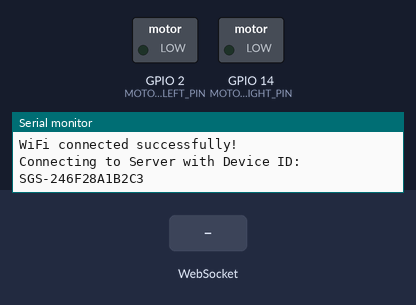
The sketch below on a simulated ESP32-S3. On the bench: switched loads named in the sketch (green lamp = pin HIGH), the last lines printed to the serial monitor. The inputs (shaded band) are chosen by the test bench. WiFi joins after 1.5 s; servers stay silent unless stated; I2S audio is not simulated (input reads silence); the camera gives no picture.

Above: at 6.0 s.
6.1 s: WebSocket text "ALERT: MOTOR_LEFT" received
At 6.6 s:
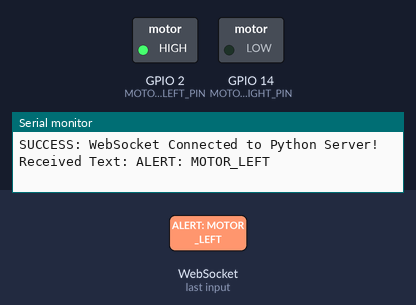
8.2 s: WebSocket text "ALERT: MOTOR_RIGHT" received
At 8.6 s:
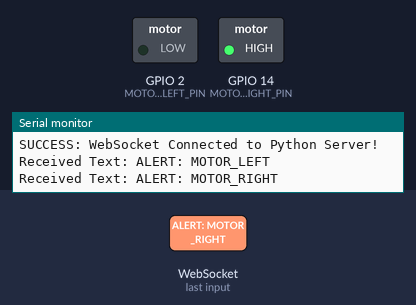
10.3 s: WebSocket text "ALERT: MOTOR_BOTH" received
At 10.6 s:
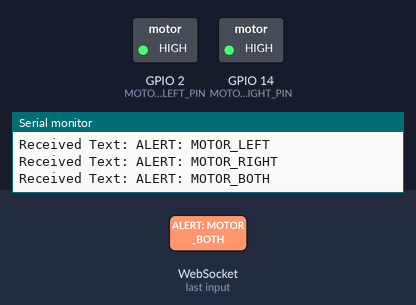
Timing chart, 0 to 13.3 s (numbered marks = the images above; inputs shaded):
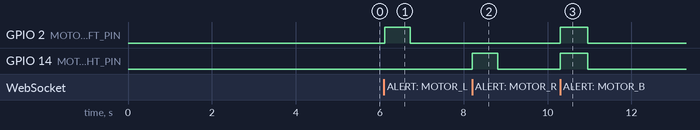

Measured:
- after the input at 6.1 s, GPIO 2 (MOTOR_LEFT_PIN): LOW → HIGH at once, → LOW 0.60 s later
- after the input at 8.2 s, GPIO 14 (MOTOR_RIGHT_PIN): LOW → HIGH at once, → LOW 0.60 s later
- after the input at 10.3 s, GPIO 2 (MOTOR_LEFT_PIN), GPIO 14 (MOTOR_RIGHT_PIN): LOW → HIGH at once, → LOW 0.65 s later

The sketch:

sgs.ino
```cpp
#include "esp_camera.h"
#include <WiFi.h>
#include <WebSocketsClient.h>
#include <driver/i2s.h>
#include <WiFiManager.h>

// ==========================================
// WebSocket Configuration
// ==========================================
const char* ws_host = "aura.aura-vision.space";
const int ws_port = 443;
const char* ws_url = "/ws";

WebSocketsClient webSocket;

// ==========================================
// PIN DEFINITIONS (ESP32-S3 Standard)
// ==========================================
#define PWDN_GPIO_NUM     -1
#define RESET_GPIO_NUM    -1
#define XCLK_GPIO_NUM     15
#define SIOD_GPIO_NUM     4
#define SIOC_GPIO_NUM     5
#define Y9_GPIO_NUM       16
#define Y8_GPIO_NUM       17
#define Y7_GPIO_NUM       18
#define Y6_GPIO_NUM       12
#define Y5_GPIO_NUM       10
#define Y4_GPIO_NUM       8
#define Y3_GPIO_NUM       9
#define Y2_GPIO_NUM       11
#define VSYNC_GPIO_NUM    6
#define HREF_GPIO_NUM     7
#define PCLK_GPIO_NUM     13

// ==========================================
// AUDIO PIN DEFINITIONS
// ==========================================
#define I2S_BCLK    41
#define I2S_LRC     40
#define I2S_DOUT    42
#define I2S_MIC_SD  39

// ==========================================
// MOTOR PIN DEFINITIONS
// ==========================================
#define MOTOR_LEFT_PIN  2
#define MOTOR_RIGHT_PIN 14

// ==========================================
// BATTERY PIN DEFINITION
// ==========================================
#define BATTERY_PIN 1

// ==========================================
// GLOBAL STATE VARIABLES
// ==========================================
unsigned long motor_left_end_time = 0;
unsigned long motor_right_end_time = 0;
bool motor_left_active = false;
bool motor_right_active = false;

// ==========================================
// HELPER FUNCTIONS
// ==========================================
int getBatteryPercentage() {
  // Read the raw ADC value (0 - 4095 for 12-bit ADC)
  int rawValue = analogRead(BATTERY_PIN);

  // Convert to voltage (assuming 3.3V reference)
  float pinVoltage = (rawValue / 4095.0) * 3.3;

  // Multiply by 2 because we split the voltage in half with our resistors
  float batteryVoltage = pinVoltage * 2.0;

  // Map LiPo voltage (3.3V empty - 4.2V full) to 0-100%
  int percentage = (batteryVoltage - 3.3) / (4.2 - 3.3) * 100;

  // Clamp values so it doesn't say 105% or -10%
  if (percentage > 100) percentage = 100;
  if (percentage < 0) percentage = 0;

  return percentage;
}

// ==========================================
// WEBSOCKET EVENT
// ==========================================
void webSocketEvent(WStype_t type, uint8_t * payload, size_t length) {
  switch(type) {
    case WStype_DISCONNECTED:
      Serial.println("WebSocket Disconnected!");
      break;
    case WStype_CONNECTED:
      Serial.println("SUCCESS: WebSocket Connected to Python Server!");
      break;
    case WStype_TEXT: {
      String msg = (char*)payload;
      Serial.printf("Received Text: %s\n", msg.c_str());

      // 1. Unpair & Factory Reset
      if (msg == "COMMAND: RESET_WIFI") {
        Serial.println("Erasing WiFi credentials...");
        WiFiManager wm;
        wm.resetSettings();
        delay(1000);
        ESP.restart();
      }

      // 2. Trigger Haptic Motor
      else if (msg == "ALERT: MOTOR_LEFT") {
        digitalWrite(MOTOR_LEFT_PIN, HIGH);
        motor_left_active = true;
        motor_left_end_time = millis() + 600;
      }
      else if (msg == "ALERT: MOTOR_RIGHT") {
        digitalWrite(MOTOR_RIGHT_PIN, HIGH);
        motor_right_active = true;
        motor_right_end_time = millis() + 600;
      }
      else if (msg == "ALERT: MOTOR_BOTH") {
        digitalWrite(MOTOR_LEFT_PIN, HIGH);
        digitalWrite(MOTOR_RIGHT_PIN, HIGH);
        motor_left_active = true;
        motor_right_active = true;
        motor_left_end_time = millis() + 600;
        motor_right_end_time = millis() + 600;
      }
      break;
    }
    case WStype_BIN:
      size_t bytes_written;
      i2s_write(I2S_NUM_0, payload, length, &bytes_written, portMAX_DELAY);
      break;
  }
}

// Function to initialize the audio (both mic and speaker)
void initAudio() {
  i2s_config_t i2s_config = {
    .mode = (i2s_mode_t)(I2S_MODE_MASTER | I2S_MODE_TX | I2S_MODE_RX),
    .sample_rate = 22050,
    .bits_per_sample = I2S_BITS_PER_SAMPLE_16BIT,
    .channel_format = I2S_CHANNEL_FMT_ONLY_LEFT,
    .communication_format = I2S_COMM_FORMAT_STAND_I2S,
    .intr_alloc_flags = ESP_INTR_FLAG_LEVEL1,
    .dma_buf_count = 8,
    .dma_buf_len = 512,
    .use_apll = false,
    .tx_desc_auto_clear = true
  };

  i2s_pin_config_t pin_config = {
    .bck_io_num = I2S_BCLK,
    .ws_io_num = I2S_LRC,
    .data_out_num = I2S_DOUT,
    .data_in_num = I2S_MIC_SD
  };

  i2s_driver_install(I2S_NUM_0, &i2s_config, 0, NULL);
  i2s_set_pin(I2S_NUM_0, &pin_config);
  i2s_zero_dma_buffer(I2S_NUM_0);
  Serial.println("[SUCCESS] Full-Duplex Audio Pipeline Online.");
}

void setup() {
  Serial.begin(115200);
  delay(3000);

  Serial.setDebugOutput(false);
  Serial.println("\n--- OUTDOOR EDGE DEVICE START ---");

  // Initialize Motor
  pinMode(MOTOR_LEFT_PIN, OUTPUT);
  pinMode(MOTOR_RIGHT_PIN, OUTPUT);
  digitalWrite(MOTOR_LEFT_PIN, LOW);
  digitalWrite(MOTOR_RIGHT_PIN, LOW);

  // Initialize Speaker
  initAudio();

  // Camera Config
  camera_config_t config;
  config.ledc_channel = LEDC_CHANNEL_0;
  config.ledc_timer = LEDC_TIMER_0;
  config.pin_d0 = Y2_GPIO_NUM;
  config.pin_d1 = Y3_GPIO_NUM;
  config.pin_d2 = Y4_GPIO_NUM;
  config.pin_d3 = Y5_GPIO_NUM;
  config.pin_d4 = Y6_GPIO_NUM;
  config.pin_d5 = Y7_GPIO_NUM;
  config.pin_d6 = Y8_GPIO_NUM;
  config.pin_d7 = Y9_GPIO_NUM;
  config.pin_xclk = XCLK_GPIO_NUM;
  config.pin_pclk = PCLK_GPIO_NUM;
  config.pin_vsync = VSYNC_GPIO_NUM;
  config.pin_href = HREF_GPIO_NUM;
  config.pin_sccb_sda = SIOD_GPIO_NUM;
  config.pin_sccb_scl = SIOC_GPIO_NUM;
  config.pin_pwdn = PWDN_GPIO_NUM;
  config.pin_reset = RESET_GPIO_NUM;

  // High speed AI settings
  config.xclk_freq_hz = 8000000;
  config.frame_size = FRAMESIZE_VGA;
  config.pixel_format = PIXFORMAT_JPEG;
  config.grab_mode = CAMERA_GRAB_LATEST;
  config.fb_location = CAMERA_FB_IN_PSRAM;
  config.jpeg_quality = 12;
  config.fb_count = 2;

  esp_err_t err = esp_camera_init(&config);
  if (err != ESP_OK) {
    Serial.printf("Camera init failed! 0x%x\n", err);
    return;
  }

  sensor_t *s = esp_camera_sensor_get();
  if (s != NULL) {
      // NOTE: Removed vflip and hmirror here. Let the Python backend handle orientation!
      s->set_gain_ctrl(s, 1);       // Enable Auto-Gain Control (AGC)
      s->set_exposure_ctrl(s, 1);   // Enable Auto-Exposure Control (AEC)
      s->set_awb_gain(s, 1);        // Enable Auto White Balance
      s->set_aec2(s, 1);            // Enable Advanced AEC DSP
      s->set_ae_level(s, 0);        // Set exposure target to normal (0)
      s->set_bpc(s, 1);             // Enable Black Pixel Correction
      s->set_wpc(s, 1);             // Enable White Pixel Correction
      s->set_lenc(s, 1);            // Enable Lens Correction
  }

  // Initialize WiFiManager
  WiFiManager wm;
  wm.setConfigPortalTimeout(180);

  Serial.println("Starting WiFiManager. Connect to 'AURA_SETUP_GLASSES' on your phone if not paired.");

  if (!wm.autoConnect("AURA_SETUP_GLASSES")) {
    Serial.println("Failed to connect and hit timeout. Rebooting...");
    delay(3000);
    ESP.restart();
  }

  Serial.println("\nWiFi connected successfully!");

  String raw_mac = WiFi.macAddress();
  raw_mac.replace(":", "");
  String custom_device_id = "SGS-" + raw_mac;
  String full_ws_url = String(ws_url) + "?mac=" + custom_device_id;

  Serial.println("Connecting to Server with Device ID: " + custom_device_id);

  webSocket.beginSSL(ws_host, ws_port, full_ws_url.c_str());
  webSocket.onEvent(webSocketEvent);
  webSocket.setReconnectInterval(5000);
  webSocket.enableHeartbeat(15000, 5000, 3);
}

// ----------------------------------------------------
// THE FIREHOSE: Send autonomously at 15 FPS
// ----------------------------------------------------
unsigned long last_transmission = 0;
const int TARGET_FPS = 15;
const int FRAME_DELAY = 1000 / TARGET_FPS;

const float MIC_GAIN = 5.0;

void loop() {
  webSocket.loop();
  unsigned long current_time = millis();

  // --- NON-BLOCKING MOTOR SHUTOFF ---
  if (motor_left_active && current_time > motor_left_end_time) {
    digitalWrite(MOTOR_LEFT_PIN, LOW);
    motor_left_active = false;
  }
  if (motor_right_active && current_time > motor_right_end_time) {
    digitalWrite(MOTOR_RIGHT_PIN, LOW);
    motor_right_active = false;
  }

  static unsigned long last_battery_send = 0;
  if (current_time - last_battery_send > 10000) {
    int batt_pct = getBatteryPercentage();
    int rssi = WiFi.RSSI();
    String telemetryMsg = "{\"type\": \"telemetry\", \"battery\": " + String(batt_pct) + ", \"signal\": " + String(rssi) + "}";
    webSocket.sendTXT(telemetryMsg);
    last_battery_send = current_time;
  }

  // Audio Capture & Uplink
  int16_t mic_samples[256];
  size_t bytes_read = 0;
  i2s_read(I2S_NUM_0, &mic_samples, sizeof(mic_samples), &bytes_read, 0);

  if (bytes_read > 0) {
    int num_samples = bytes_read / 2;
    for (int i = 0; i < num_samples; i++) {
      int32_t amplified = mic_samples[i] * MIC_GAIN;
      if (amplified > 32767) amplified = 32767;
      if (amplified < -32768) amplified = -32768;
      mic_samples[i] = (int16_t)amplified;
    }
    webSocket.sendBIN((uint8_t*)mic_samples, bytes_read);
  }

  // Send Video Frames at 15 FPS
  if (current_time - last_transmission >= FRAME_DELAY) {
      camera_fb_t * fb = esp_camera_fb_get();
      if (fb) {
        webSocket.sendBIN(fb->buf, fb->len);
        esp_camera_fb_return(fb);
        last_transmission = millis();
      }
  }

  delay(1);
}
```
